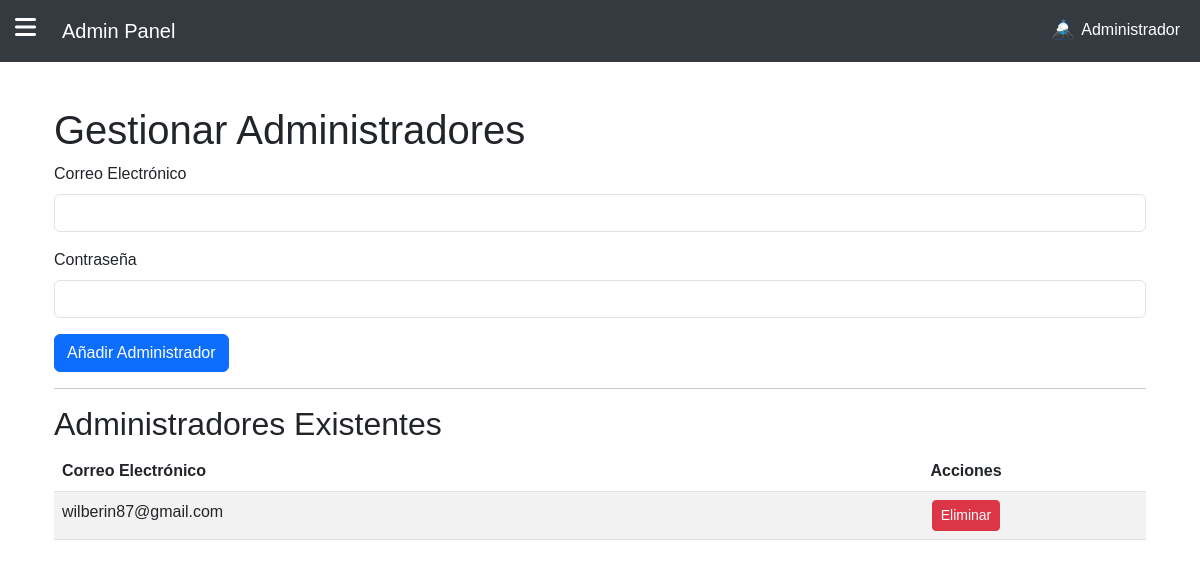
Before: /admin/manage_admins (signed in) with the older database file.
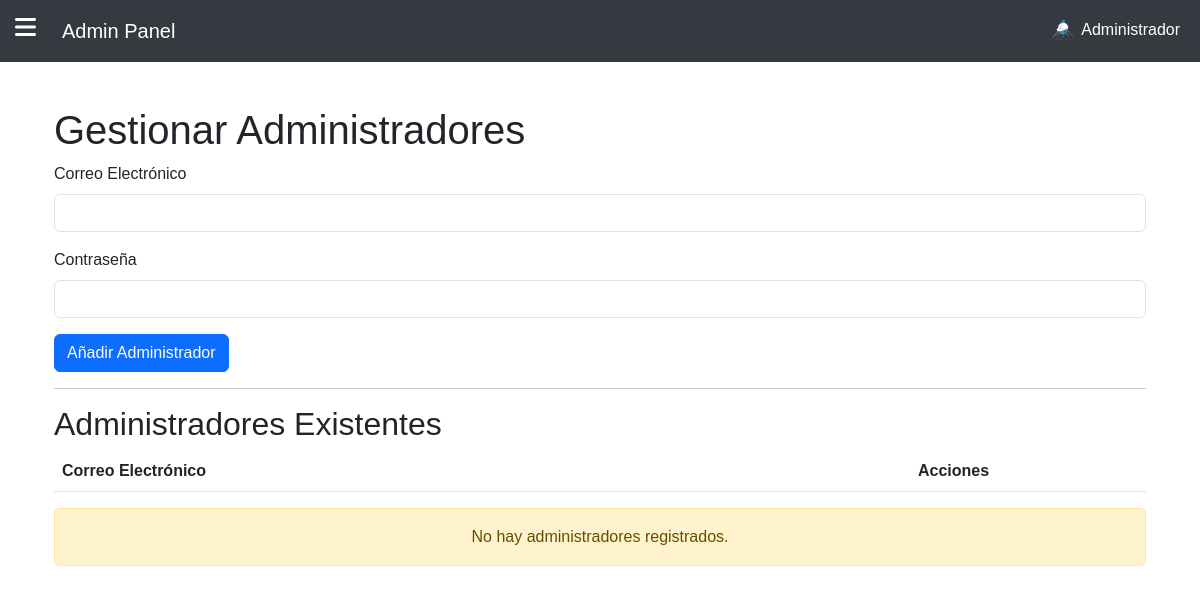
After: the same page with the newer database file.
### app.py (models this page shows, shortened)
class User(db.Model):
    id = db.Column(db.Integer, primary_key=True)
    email = db.Column(db.String(120), unique=True, nullable=False)
    password = db.Column(db.String(200), nullable=False)
    is_superadmin = db.Column(db.Boolean, default=False)
    full_name = db.Column(db.String(150), nullable=True, default="Administrador")
    bio = db.Column(db.Text, nullable=True)
    contact_number = db.Column(db.String(20), nullable=True)
    profile_picture = db.Column(db.String(200), nullable=True, default="default_profile.png")

### app.py (the view, shortened to what this page needs)
@app.route('/admin/manage_admins', methods=['GET', 'POST'])
@login_required
@superadmin_required
def manage_admins():
    admins = User.query.filter_by(is_superadmin=False).all()
    return render_template('admin/manage_admins.html', admins=admins, admin=User.query.get(session['user_id']))

### app.py (called while the page is built)
def superadmin_required(f):
    @wraps(f)
    def decorated_function(*args, **kwargs):
        user = User.query.get(session.get('user_id'))
        if not user or not user.is_superadmin:
            flash('Acceso denegado. Privilegios de superadministrador requeridos.', 'danger')
            return redirect(url_for('dashboard'))
        return f(*args, **kwargs)
    return decorated_function

def login_required(f):
    @wraps(f)
    def decorated_function(*args, **kwargs):
        if 'user_id' not in session:
            session['next'] = request.url
            return redirect(url_for('login'))
        return f(*args, **kwargs)
    return decorated_function

@app.context_processor
def inject_user():
    user_id = session.get('user_id')
    user_type = session.get('user_type')
    if user_id:
        if user_type == 'admin':
            admin = User.query.get(user_id)
            if admin:
                return {'admin': admin}
        elif user_type == 'regular':
            user = RegularUser.query.get(user_id)
            if user:
                return {'user': user}
    return {}

### templates/admin/manage_admins.html (shortened to what this page needs)
{% extends "base.html" %}
{% block content %}
<div class="container">
    <h1>Gestionar Administradores</h1>
    <form method="POST" action="{{ url_for('manage_admins') }}">
        <div class="mb-3">
            <label for="email" class="form-label">Correo Electrónico</label>
            <input type="email" class="form-control" id="email" name="email" required>
        </div>
        <div class="mb-3">
            <label for="password" class="form-label">Contraseña</label>
            <input type="password" class="form-control" id="password" name="password" required>
        </div>
        <button type="submit" class="btn btn-primary">Añadir Administrador</button>
    </form>
    <hr>
    <h2>Administradores Existentes</h2>
    <table class="table table-striped">
        <thead>
            <tr>
                <th scope="col">Correo Electrónico</th>
                <th scope="col" class="text-center">Acciones</th>
            </tr>
        </thead>
        <tbody>
            {% for admin in admins %}
            <tr>
                <td>{{ admin.email }}</td>
                <td class="text-center">
                    <form method="POST" action="{{ url_for('delete_admin', admin_id=admin.id) }}" style="display:inline;">
                        <button type="submit" class="btn btn-sm btn-danger">Eliminar</button>
                    </form>
                </td>
            </tr>
            {% endfor %}
        </tbody>
    </table>
    {% if not admins %}
    <div class="alert alert-warning text-center">
        No hay administradores registrados.
    </div>
    {% endif %}
</div>
{% endblock %}

Changed rows visible on the page:
removed User: email "wilberin87@gmail.com"
Other visible differences:
text now shown: "No hay administradores registrados."
